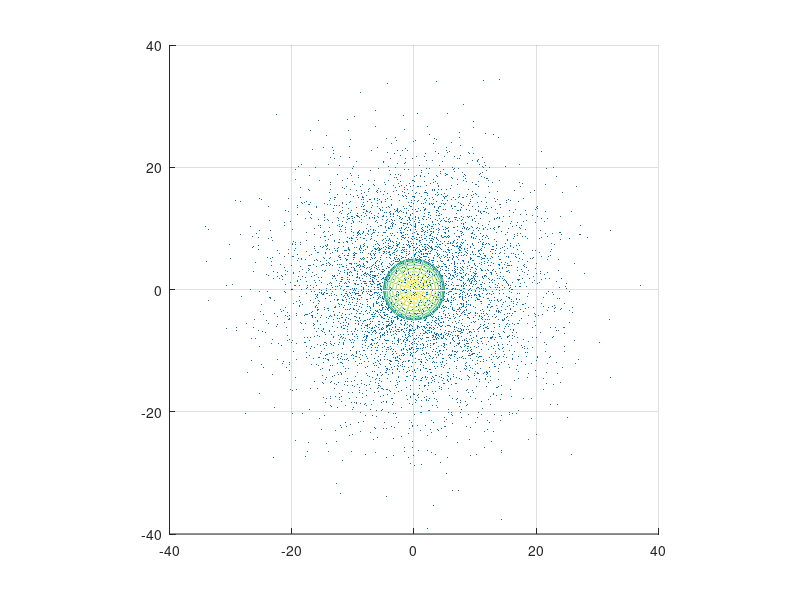

MATLAB code for this plot: (Note: this script raises an error after producing the figure.)
%http://onlinelibrary.wiley.com/doi/10.1111/j.1574-6968.2001.tb10662.x/full
%link for bacteria swimming speed.
%Ill take it 50 micrometers per second.

%Step size. (Seconds).
step = 10^-4;
speed = 40;
time = 5;
cell_radius = 5;
nanobot_coor = [-20, 0, 0];
nanobot_radius = 2;
num_of_molecules = 40000;
std = 10;

molecules = normrnd(0, std, [num_of_molecules, 3]);

scatter3( molecules(:,1) , molecules(:,2) , molecules(:,3) , 0.1 , 'fill' )

distance = zeros(time/step,1);

bias = [0,0,0];

r = normrnd(0, 1, [1 3]);
disp = (speed*step)./sqrt(sum(r.^2, 2)).*r;

hitt_old = 0;

[X,Y,Z] = sphere;
h = figure(1);
axis tight manual;
filename = 'testAnimated.gif';

speeds = zeros(time/step, 1);

for i = 1:time/step
       
    nanobot_coor = nanobot_coor + disp;
    hitt = sum((sum((molecules - nanobot_coor).^2, 2) <= nanobot_radius^2));   
    if(hitt > hitt_old)
        bias = (bias * 0.99 +  disp * 0.01 );
        hitt_old = hitt;
    elseif(hitt < hitt_old)
        bias = (bias * 0.99 - disp * 0.01);
        hitt_old = hitt; 
    elseif(hitt == 0)
        bias = [0,0,0]; % idk...
        hitt_old = hitt;
    else
        hitt_old = hitt;
    end      
    r = normrnd(0, 1, [1 3]);  
    r_unit = r / sqrt(sum(r.^2, 2));
    
    bias_unit = bias / sqrt(sum(bias.^2 ,2));
    bias_unit(isnan(bias_unit)) = 0;
    r_unit(isnan(r_unit)) = 0;
    disp = ((bias_unit + r_unit)*(speed*step))/2 ; 
    disp(isnan(disp)) = 0;
    
    speeds(i) = sqrt(sum((disp).^2, 2));
    distance(i) = sqrt(sum((nanobot_coor).^2, 2));  
    
    if(mod(i, 1000) == 1)
        hold on
        mesh(X*5 , Y*5 , Z*5);
        surf(X*0.1 + nanobot_coor(1), Y*0.1 + nanobot_coor(2), Z*0.1 + nanobot_coor(3));
        axis([-40  40   -40  40   -40  40]);
        view(0,90);
        axis square;
        refreshdata;
        drawnow;
        frame = getframe(h); 
        im = frame2im(frame); 
        [imind,cm] = rgb2ind(im,256); 
        if i == 1 
             imwrite(imind,cm,filename,'gif', 'Loopcount',inf); 
        else
            imwrite(imind,cm,filename,'gif','WriteMode','append');
        end 
    end
end

%hist(speeds)

%plot(arrival_times)